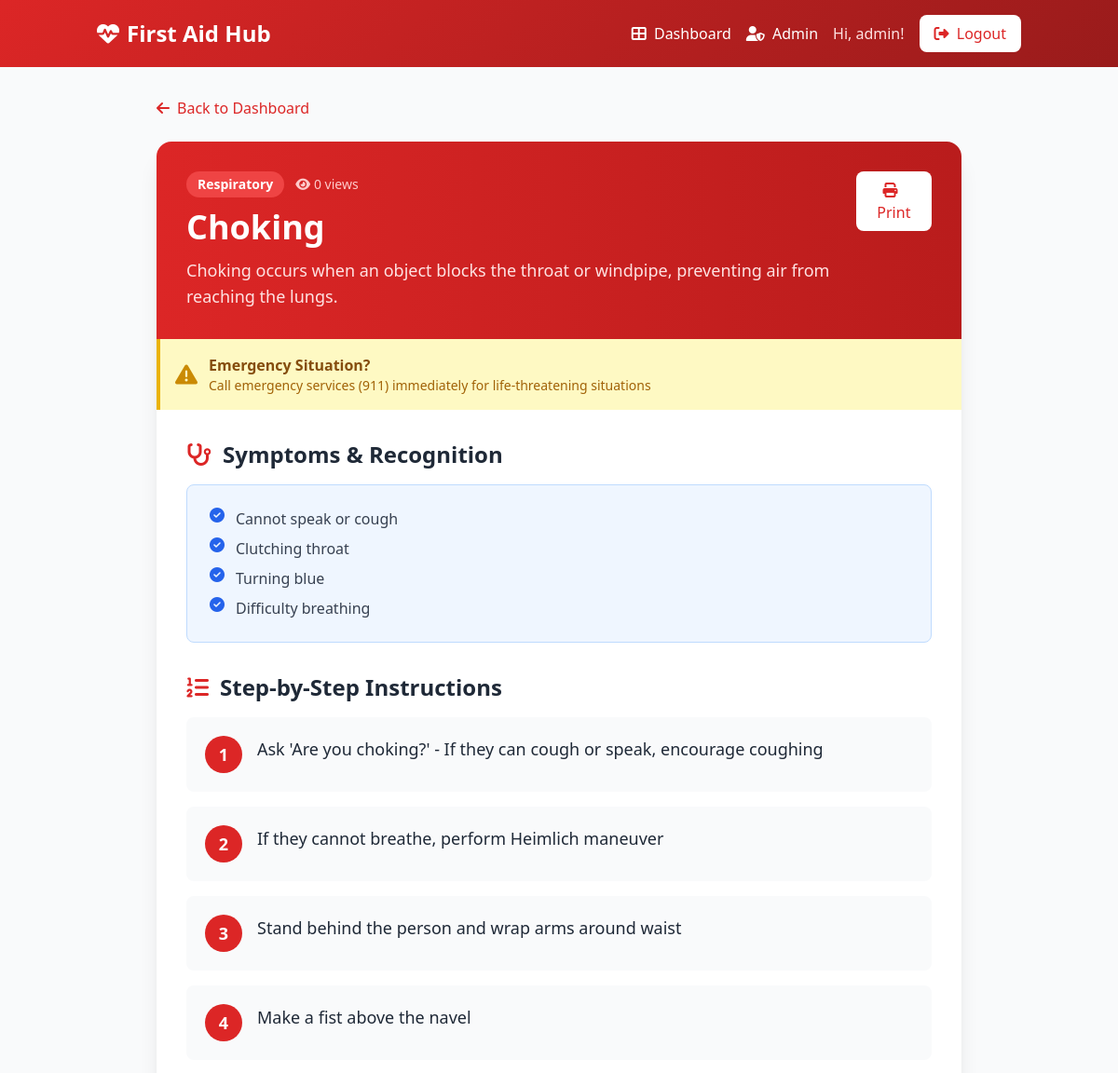
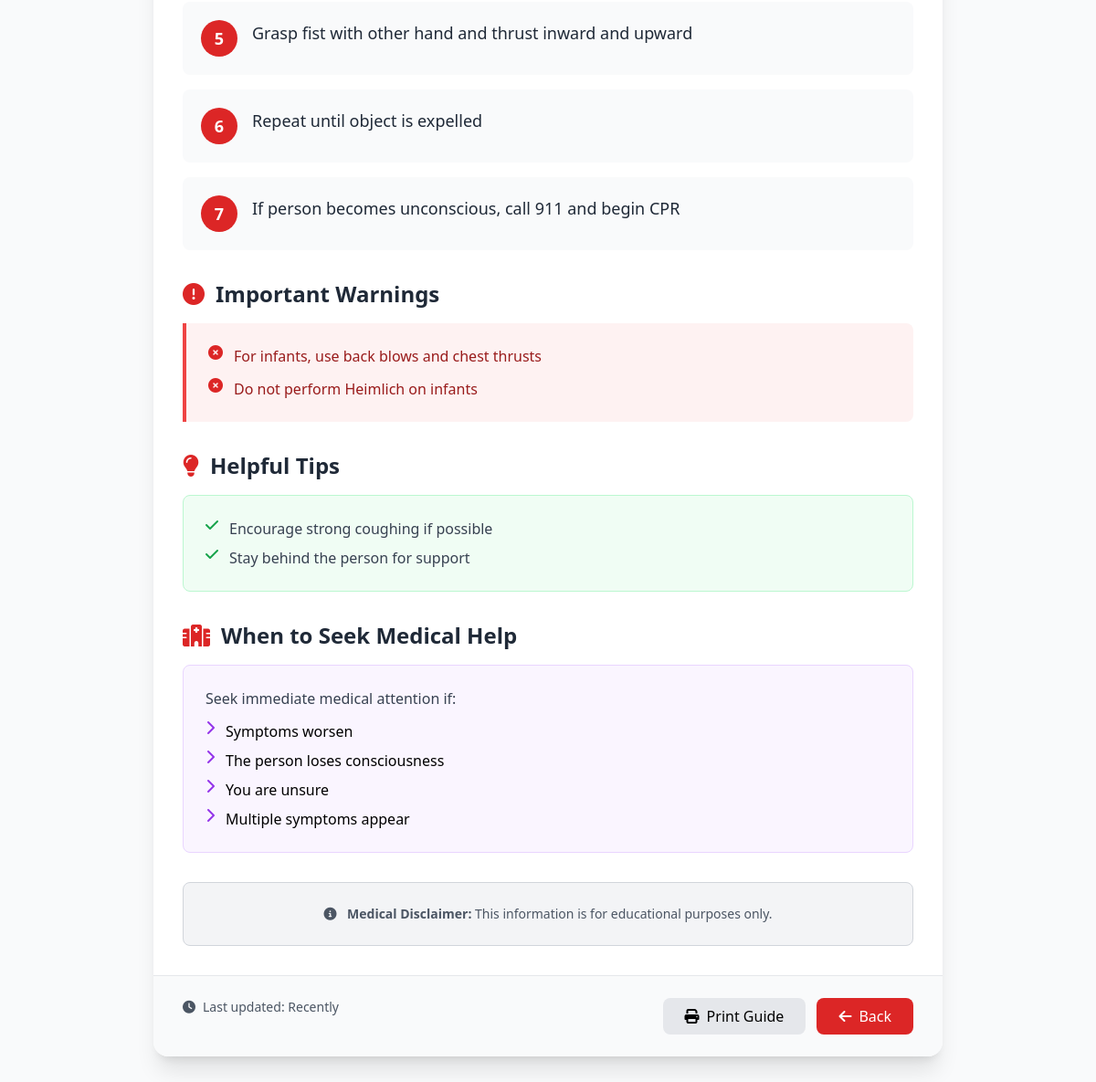
Page /guide/2 (signed in) on the committed database (2 pictures, top to bottom).
### app.py (models this page shows)
class EmergencyGuide(db.Model):
    id = db.Column(db.Integer, primary_key=True)
    title = db.Column(db.String(200), nullable=False)
    category = db.Column(db.String(100), nullable=False)
    description = db.Column(db.Text, nullable=False)
    steps = db.Column(JSONEncodedList, nullable=False)
    symptoms = db.Column(JSONEncodedList)
    warnings = db.Column(JSONEncodedList)
    tips = db.Column(JSONEncodedList)
    created_at = db.Column(db.DateTime, default=datetime.utcnow)
    views = db.Column(db.Integer, default=0)

### app.py (the view)
@app.route("/guide/<int:guide_id>")
@login_required
def view_guide(guide_id):
    guide = EmergencyGuide.query.get_or_404(guide_id)
    guide.views = (guide.views or 0) + 1
    db.session.commit()
    steps = safe_load_list(guide.steps)
    symptoms = safe_load_list(guide.symptoms)
    warnings = safe_load_list(guide.warnings)
    tips = safe_load_list(guide.tips)
    log_activity(session["user_id"], "view_guide", f"Viewed: {guide.title}")
    return render_template(
        "guide.html",
        guide=guide,
        steps=steps,
        symptoms=symptoms,
        warnings=warnings,
        tips=tips,
    )

### app.py (called while the page is built, shortened)
def safe_load_list(json_text):
    if not json_text:
        return []
    if isinstance(json_text, list):
        return json_text

def log_activity(user_id, action, details=None):
    try:
        activity = Activity(user_id=user_id, action=action, details=details)
        db.session.add(activity)
        db.session.commit()
    except Exception:
        db.session.rollback()

def login_required(f):
    @wraps(f)
    def decorated(*args, **kwargs):
        if "user_id" not in session:
            flash("Please login.", "warning")
            return redirect(url_for("login"))
        return f(*args, **kwargs)
    return decorated

    def process_result_value(self, value, dialect):
        if not value:
            return []
        try:
            parsed = json.loads(value)
            if isinstance(parsed, list):
                return parsed
            return [parsed]
        except Exception:
            return [value]

### templates/guide.html (shortened to what this page needs)
{% extends "base.html" %}
{% block content %}
<div class="min-h-screen bg-gray-50 py-8">
    <div class="container mx-auto px-4 max-w-4xl">
        <div class="mb-6">
            <a href="{{ url_for('dashboard') }}" class="text-red-600 hover:text-red-800 transition inline-flex items-center">
                <i class="fas fa-arrow-left mr-2"></i>Back to Dashboard
            </a>
        </div>
        <div class="bg-white rounded-2xl shadow-xl overflow-hidden animate-fade-in">
            <div class="bg-gradient-to-r from-red-600 to-red-700 text-white p-8">
                <div class="flex items-start justify-between">
                    <div>
                        <div class="flex items-center mb-3">
                            <span class="bg-red-500 px-3 py-1 rounded-full text-sm font-semibold mr-3">
                                {{ guide.category }}
                            </span>
                            <span class="text-red-200 text-sm">
                                <i class="fas fa-eye mr-1"></i>{{ guide.views }} views
                            </span>
                        </div>
                        <h1 class="text-4xl font-bold mb-3">{{ guide.title }}</h1>
                        <p class="text-red-100 text-lg">{{ guide.description }}</p>
                    </div>
                    <button onclick="window.print()"
                        class="bg-white text-red-600 px-4 py-2 rounded-lg hover:bg-red-50 transition ml-4">
                        <i class="fas fa-print mr-2"></i>Print
                    </button>
                </div>
            </div>
            <div class="bg-yellow-100 border-l-4 border-yellow-500 p-4">
                <div class="flex items-center">
                    <i class="fas fa-exclamation-triangle text-yellow-600 text-2xl mr-3"></i>
                    <div>
                        <p class="font-bold text-yellow-800">Emergency Situation?</p>
                        <p class="text-yellow-700 text-sm">Call emergency services (911) immediately for life-threatening situations</p>
                    </div>
                </div>
            </div>
            <div class="p-8">
                {% if symptoms %}
                <div class="mb-8">
                    <h2 class="text-2xl font-bold text-gray-800 mb-4 flex items-center">
                        <i class="fas fa-stethoscope text-red-600 mr-3"></i>Symptoms & Recognition
                    </h2>
                    <div class="bg-blue-50 border border-blue-200 rounded-lg p-6">
                        <ul class="space-y-2">
                            {% for s in symptoms %}
                            <li class="flex items-start">
                                <i class="fas fa-check-circle text-blue-600 mr-3"></i>
                                <span class="text-gray-700">{{ s }}</span>
                            </li>
                            {% endfor %}
                        </ul>
                    </div>
                </div>
                {% endif %}
                <div class="mb-8">
                    <h2 class="text-2xl font-bold text-gray-800 mb-4 flex items-center">
                        <i class="fas fa-list-ol text-red-600 mr-3"></i>Step-by-Step Instructions
                    </h2>
                    <div class="space-y-4">
                        {% for step in steps %}
                        <div class="flex items-start bg-gray-50 rounded-lg p-5 hover:bg-gray-100 transition">
                            <div class="w-10 h-10 bg-red-600 text-white rounded-full flex items-center justify-center font-bold text-lg mr-4">
                                {{ loop.index }}
                            </div>
                            <p class="text-gray-800 text-lg">{{ step }}</p>
                        </div>
                        {% endfor %}
                    </div>
                </div>
                {% if warnings %}
                <div class="mb-8">
                    <h2 class="text-2xl font-bold text-gray-800 mb-4 flex items-center">
                        <i class="fas fa-exclamation-circle text-red-600 mr-3"></i>Important Warnings
                    </h2>
                    <div class="bg-red-50 border-l-4 border-red-500 p-6 rounded-r-lg">
                        <ul class="space-y-3">
                            {% for w in warnings %}
                            <li class="flex items-start">
                                <i class="fas fa-times-circle text-red-600 mr-3"></i>
                                <span class="text-red-800 font-medium">{{ w }}</span>
                            </li>
                            {% endfor %}
                        </ul>
                    </div>
                </div>
                {% endif %}
                {% if tips %}
                <div class="mb-8">
                    <h2 class="text-2xl font-bold text-gray-800 mb-4 flex items-center">
                        <i class="fas fa-lightbulb text-red-600 mr-3"></i>Helpful Tips
                    </h2>
                    <div class="bg-green-50 border border-green-200 rounded-lg p-6">
                        <ul class="space-y-2">
                            {% for t in tips %}
                            <li class="flex items-start">
                                <i class="fas fa-check text-green-600 mr-3"></i>
                                <span class="text-gray-700">{{ t }}</span>
                            </li>
                            {% endfor %}
                        </ul>
                    </div>
                </div>
                {% endif %}
                <div class="mb-8">
                    <h2 class="text-2xl font-bold text-gray-800 mb-4 flex items-center">
                        <i class="fas fa-hospital text-red-600 mr-3"></i>When to Seek Medical Help
                    </h2>
                    <div class="bg-purple-50 border border-purple-200 rounded-lg p-6">
                        <p class="text-gray-700 mb-3">Seek immediate medical attention if:</p>
                        <ul class="space-y-2">
                            <li class="flex items-start"><i class="fas fa-chevron-right text-purple-600 mr-3"></i>Symptoms worsen</li>
                            <li class="flex items-start"><i class="fas fa-chevron-right text-purple-600 mr-3"></i>The person loses consciousness</li>
                            <li class="flex items-start"><i class="fas fa-chevron-right text-purple-600 mr-3"></i>You are unsure</li>
                            <li class="flex items-start"><i class="fas fa-chevron-right text-purple-600 mr-3"></i>Multiple symptoms appear</li>
                        </ul>
                    </div>
                </div>
                <div class="bg-gray-100 border border-gray-300 rounded-lg p-6">
                    <p class="text-sm text-gray-600 text-center">
                        <i class="fas fa-info-circle mr-2"></i>
                        <strong>Medical Disclaimer:</strong> This information is for educational purposes only.
                    </p>
                </div>
            </div>
            <div class="bg-gray-50 px-8 py-6 border-t border-gray-200 flex flex-col sm:flex-row justify-between">
                <div class="text-gray-600 text-sm">
                    <i class="fas fa-clock mr-2"></i>Last updated: {{ guide.updated_at or "Recently" }}
                </div>
                <div class="flex gap-3 mt-4 sm:mt-0">
                    <button onclick="window.print()" class="bg-gray-200 px-6 py-2 rounded-lg hover:bg-gray-300">
                        <i class="fas fa-print mr-2"></i>Print Guide
                    </button>
                    <a href="{{ url_for('dashboard') }}" class="bg-red-600 text-white px-6 py-2 rounded-lg hover:bg-red-700">
                        <i class="fas fa-arrow-left mr-2"></i>Back
                    </a>
                </div>
            </div>
        </div>
    </div>
</div>
{% endblock %}

### rows in the picture
EmergencyGuide: category "Respiratory", views "0", title "Choking", description "Choking occurs when an object blocks the throat or windpipe, preventing air from reaching the lungs."

### other values in the picture
{{ session.username }} "admin"
{{ s }} "Cannot speak or cough" "Clutching throat" "Turning blue" "Difficulty breathing"
{{ step }} "Ask 'Are you choking?' - If they can cough or speak, encourage coughing" "If they cannot breathe, perform Heimlich maneuver" "Stand behind the person and wrap arms around waist" "Make a fist above the navel" "Grasp fist with other hand and thrust inward and upward" "Repeat until object is expelled" "If person becomes unconscious, call 911 and begin CPR"
{{ w }} "For infants, use back blows and chest thrusts" "Do not perform Heimlich on infants"
{{ t }} "Encourage strong coughing if possible" "Stay behind the person for support"
{{ guide.updated_at or "Recently" }} "Recently"
